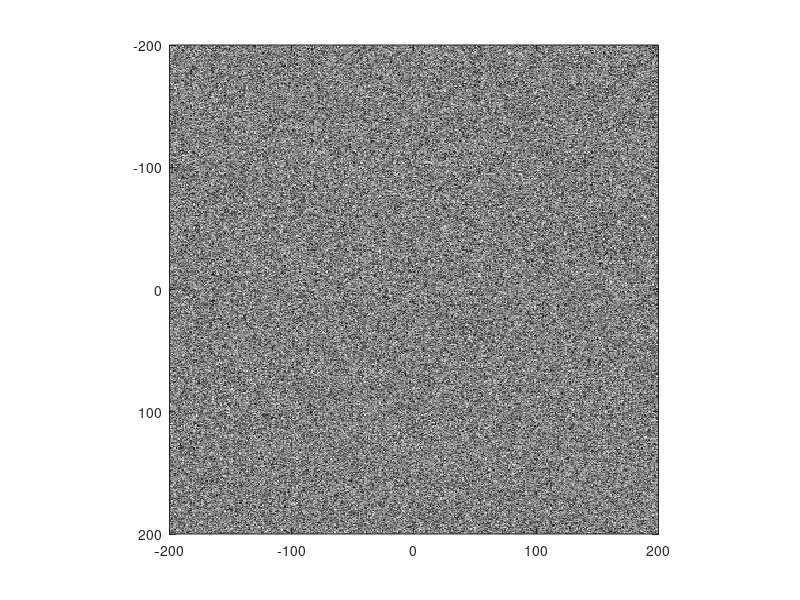
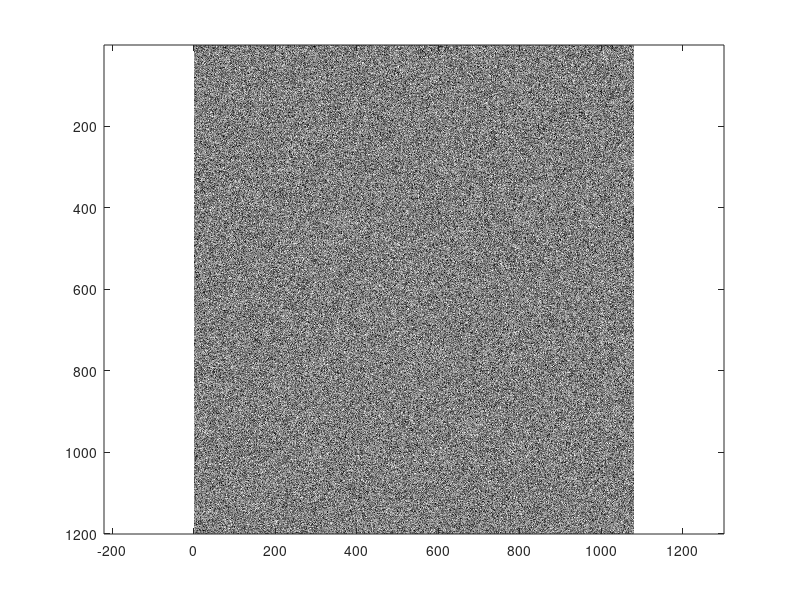

Here is the MATLAB script that generated these plots, in order: (Note: this script raises an error after producing the figures.)
% t_viveWhiteNoise
% 
% Build the white noise stimulus for one eye of the HTC Vive

% Vive specs:
% 1080x1200 per eye, 2160x1200 total
% 2160 pixels = 110 degrees
% 19.6364 pixels per degree
% 0.0509 degrees per pixel

% For midgets, 1 pixel per degree under 10 degrees ecc

%% Add paths - isetbio, HLMaxFiring, RemoteDataToolbox
% addpath(genpath(isetbioRootPath))

%% Initialize movie

% Set size of movie, based on Vive specs:
% 1080x1200 per eye, 2160x1200 total

zeroPad = 0;
szCols = 1080+zeroPad; szRows = 1200+zeroPad;
disp(['szCols:' num2str(round(szCols))]);
disp(['szRows:' num2str(round(szRows))]);

frames = 10;

fps = 90; % frames per second

% Binocular field of view (FOV)
fovCols = 110; % horizontal fov in degrees for vive: http://doc-ok.org/?p=1414
fovRows = 122;

% 2160/2 pixels = 110 degrees
% 9.82 pixels per degree
pixelsPerDegree = szCols/fovCols;
% 0.1019 degrees per pixel
degreesPerPixel = fovCols/szCols;

%% Add to big movie

% Initialize movie
movieSmall = 128/2 + (128/2)*uint8(round(rand(szRows,szCols,frames)));
% movieBig = single(-1+2*rand(szRows,szCols,frames));

eccind = 0;

% Set center - Vive display is 55 degrees per eye
degCenterX = fovRows/2; degCenterY = fovCols/2;

figure; imagesc(-szRows/2+1:szRows/2,-szCols/2+1:szCols/2,sum(movieSmall,3)); colormap gray; 
axis(2*[-100 100 -100 100]); axis equal

figure; imagesc(sum(movieSmall,3)); colormap gray; axis equal

% clear movieBig

%% Show movie and save
disp('creating movie now...');
% p.save = false;% 
p.save = true;
p.vname = ['/Users/james/Documents/matlab/HLMaxFiring/testWN_April7_fps' num2str(fps) '.avi']
% p.vname = ['C:\Users\laha\Documents\GitHub\regenInVR\media\test_April7_fps' num2str(fps) '.avi'];
% p.vname = 'test_April7.avi';
p.FrameRate = fps;
figure; 
% set(gcf,'position',[1000         157        1411        1181]);

%disp('test1')
%ieMovie(movieBig(:,:,1:100), p);
%ieMovie(movieBig, p);
%disp('test2')

% ieMovie(movieBig(:,:,1:100));
% ieMovie(movieSmall(:,:,1:100));

movieSmall(end,end,:) = 0; movieSmall(end-1,end,:) = 255;


if p.save
    vObj = VideoWriter(p.vname);
    vObj.FrameRate = p.FrameRate;
    vObj.Quality = 100;
    open(vObj);
% end

for fr = 1:size(movieSmall,3)
%     imagesc(movieBig(:,:,fr)); colormap gray    
    imagesc(movieSmall(:,:,fr)); colormap gray; axis image; set(gca,'xticklabel','','yticklabel','');
    if p.save  
        F = getframe;%(gca);%,[0 0 szRows szRows]); 
        writeVideo(vObj,F); 
    end
%     drawnow;
end

% Write the video object if save is true
% if p.save
    writeVideo(vObj,F);
    close(vObj);
end
